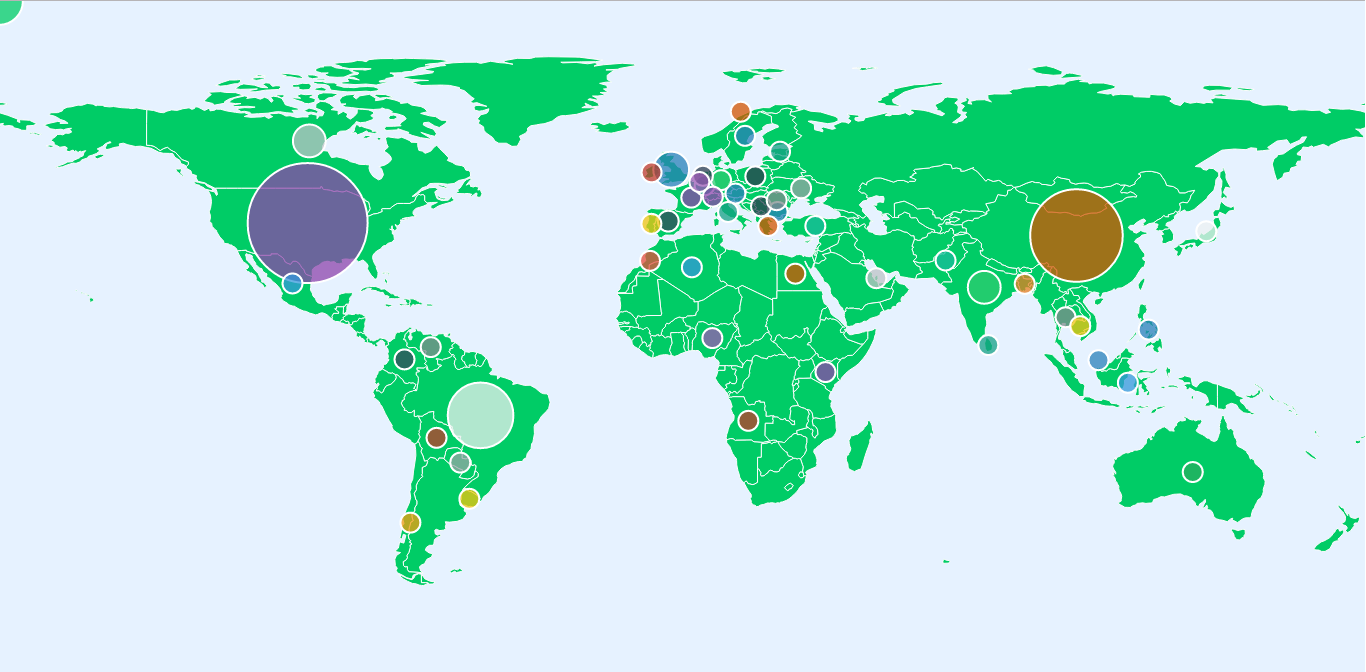
#> input picture data/followers_of_adichat.png, 1366 x 672 px, found by its file name; its folder holds only this picture in this run
$ python image.py   (older library calls are emulated)
#> lines starting #> are read from the running program, lines starting #| are printed output that depends on the picture
# -*- coding: utf-8 -*-

import argparse
import os
import random
from PIL import Image


def make_image(images, filename, width, init_height):

#> called with filename = 'family.jpg', width = 2000, init_height = 200
    margin_size = 2

    while True:

        images_list = images[:]
        images_line = []
        coefficient_edge = []
        real_width = 0

        while images_list:

            img_path = images_list.pop(0)
            img = Image.open(img_path)
#> img is the input picture: PIL image 1366x672 RGB; mean R, G, B 183.1, 231.2, 221.2
            img.thumbnail((width, init_height))
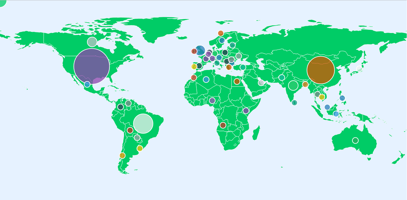
#> img: PIL image 407x200 RGB; mean R, G, B 183.4, 231.3, 221.1

            if real_width > width:
                coefficient_edge.append((float(real_width) / width, images_line))
                images_line = []
                real_width = 0
            real_width += img.size[0] + margin_size
#> real_width = 409
            images_line.append(img_path)

        coefficient_edge.append((float(real_width) / width, images_line))

        if len(coefficient_edge) <= 1:
            break

        if any(map(lambda c: len(c[1]) <= 1, coefficient_edge)):
            init_height -= 10
        else:
            break

    out_height = 0
    for coef, imgs_line in coefficient_edge:
        if imgs_line:
            out_height += int(init_height / coef) + margin_size
#> after the loop, out_height = 979

    family_image = Image.new('RGB', (width, int(out_height)), (35, 35, 35))
#> family_image: PIL image 2000x979 RGB; every value is 35
    y = 0
    for coef, imgs_line in coefficient_edge:
        if imgs_line:
            real_width = 0
            for img_path in imgs_line:
                img = Image.open(img_path)
                k = (init_height / coef) / img.size[1]
#> k = 1.46
                if k > 1:
                    img = img.resize((int(img.size[0] * k), int(img.size[1] * k)), Image.ANTIALIAS)
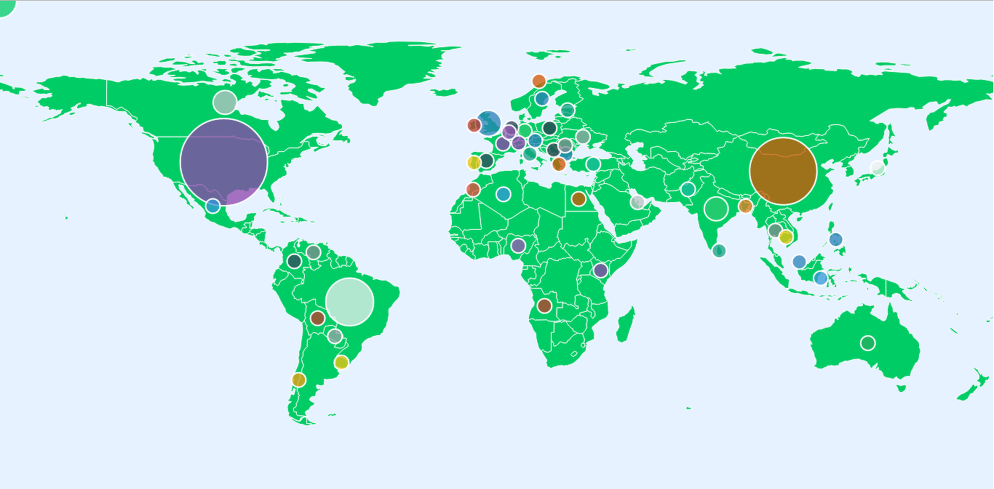
#> img: PIL image 1988x977 RGB (shown at 1/2 size); mean R, G, B 183.3, 231.2, 221.1
                else:
                    img.thumbnail((int(width / coef), int(init_height / coef)), Image.ANTIALIAS)
                if family_image:
                    family_image.paste(img, (int(real_width), int(y)))
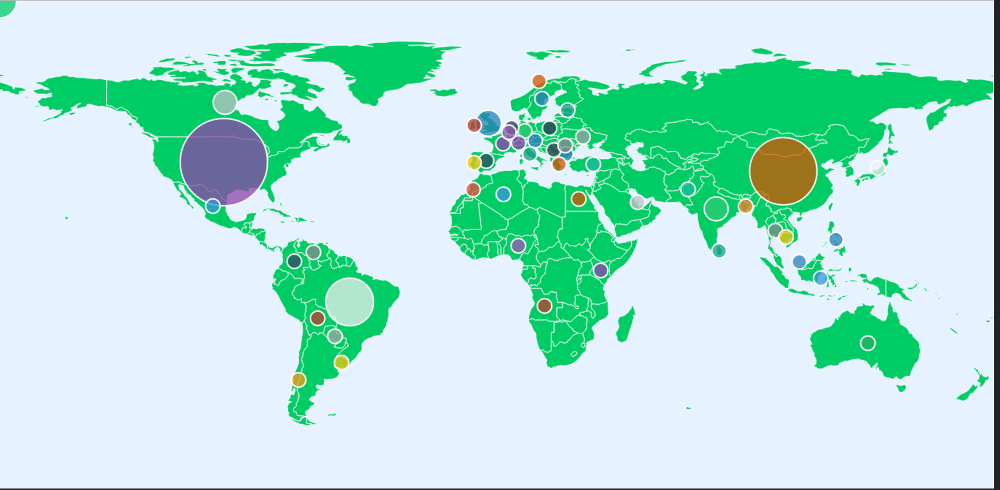
#> family_image: PIL image 2000x979 RGB (shown at 1/2 size); mean R, G, B 182.2, 229.6, 219.6
                real_width += img.size[0] + margin_size
#> real_width = 1990
            y += int(init_height / coef) + margin_size
#> y = 979
    family_image.save(filename)
    return True


def create(source = "data", destination_file="family.jpg" , width=2000, init_height=200):

    files = [os.path.join(source, fn) for fn in os.listdir(source)]
    images = [fn for fn in files if os.path.splitext(fn)[1].lower() in ('.jpg', '.jpeg', '.png')]

    res = make_image(images, destination_file, width, init_height)
    print('Image is ready. Enjoy!')


if __name__ == '__main__':
    create()
